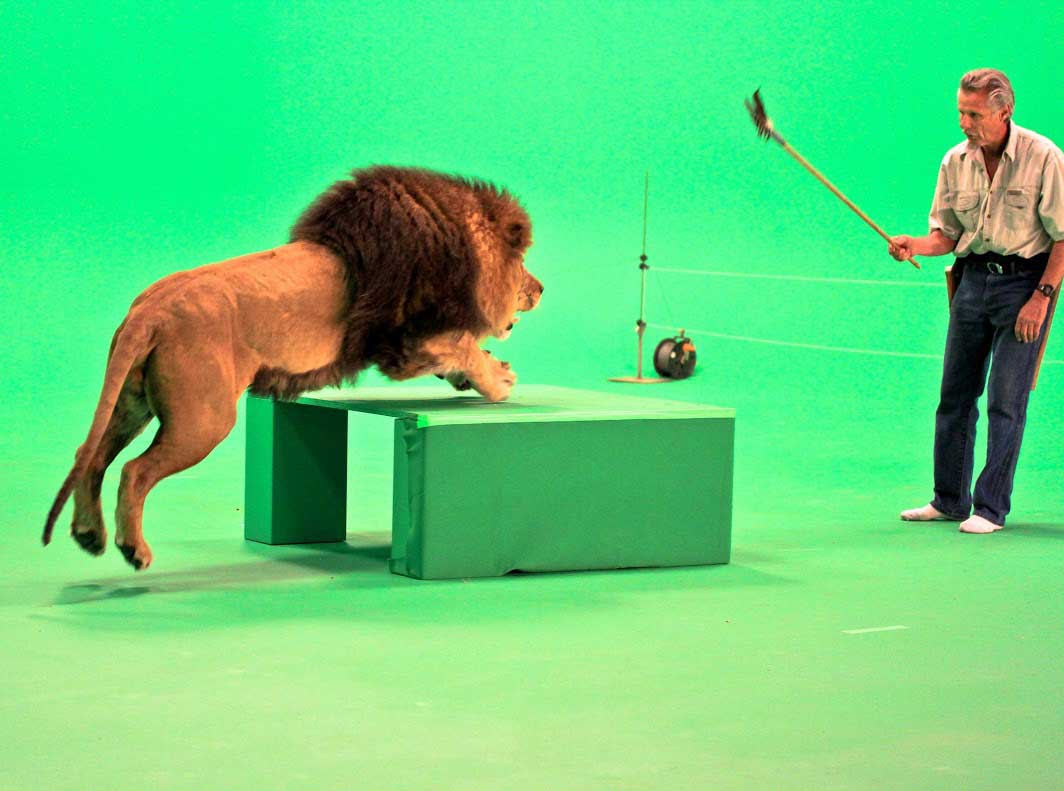
#> input picture lion.jpg, 1064 x 791 px
$ python concatemate.py --image1 lion.jpg --image2 spine.jpg
#> lines starting #> are read from the running program, lines starting #| are printed output that depends on the picture
import cv2
import numpy as np
import argparse
ap = argparse.ArgumentParser()
ap.add_argument("-i", "--image1", required=True, help="path to the test image")
ap.add_argument("-j", "--image2", required=True, help="path to the test image")
args = vars(ap.parse_args())
img1 = cv2.resize(cv2.imread((args["image1"])),dsize=(492,492))
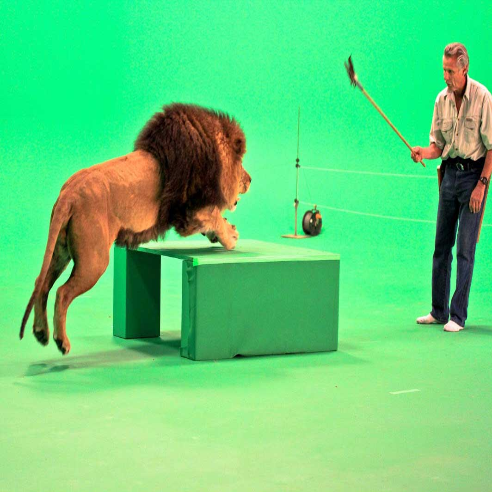
#> img1: shape (492, 492, 3); mean B, G, R 122.8, 209.4, 96.8
img2 = cv2.resize(cv2.imread((args["image2"])),dsize=(492,492))
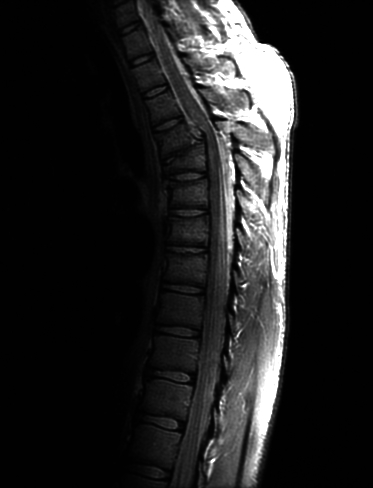
#> input picture spine.jpg, 373 x 488 px
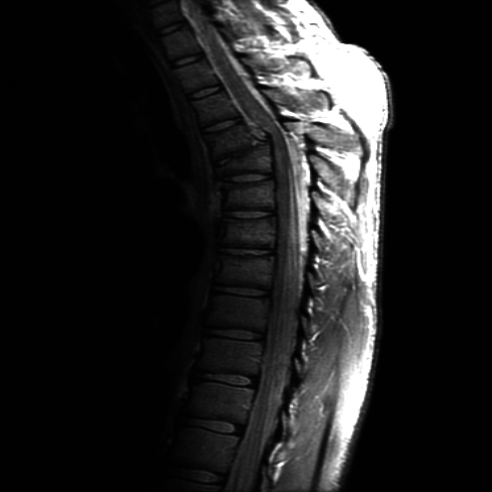
#> img2: shape (492, 492, 3); min 0, max 255, mean 32.6
img = np.concatenate((img1, img2), axis=1)
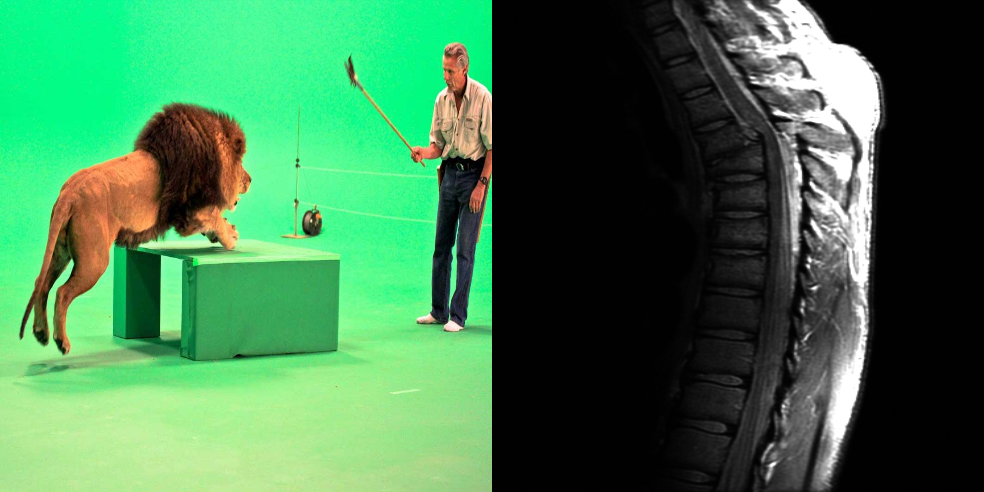
#> img: shape (492, 984, 3); mean B, G, R 77.7, 121, 64.7
cv2.imshow('output', img)
cv2.waitKey(0)
cv2.destroyAllWindows()
